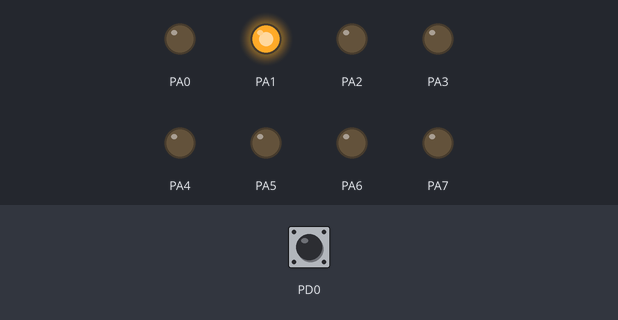
The program below on a simulated ATmega32, built with avr-gcc and emulated at 16 MHz (the files do not name the chip). Shown: output pins drawn as LEDs (lit = HIGH). The inputs (shaded band) are chosen by the test bench; at power-on: PD0 HIGH.

Above: at 0.2 s.
At 1.2 s:
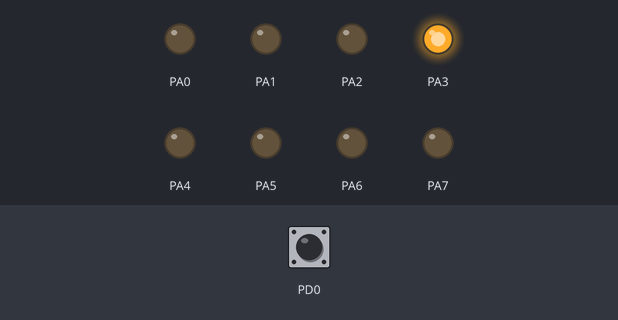
At 1.7 s:
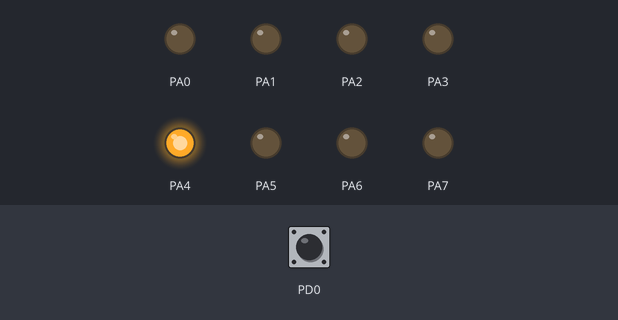
At 2.2 s:
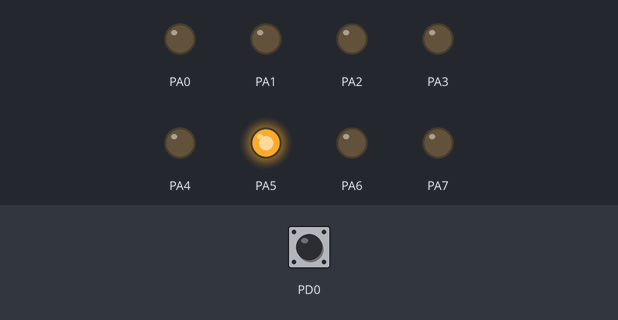
At 3.2 s:
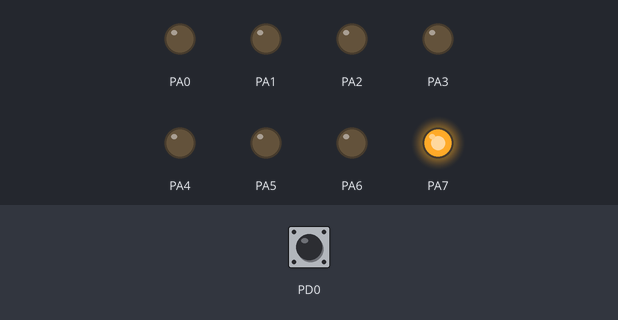
At 4.7 s:
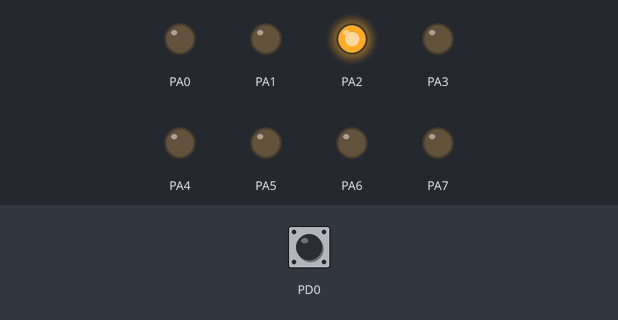
Timing chart, 0 to 5.2 s (numbered marks = the images above):
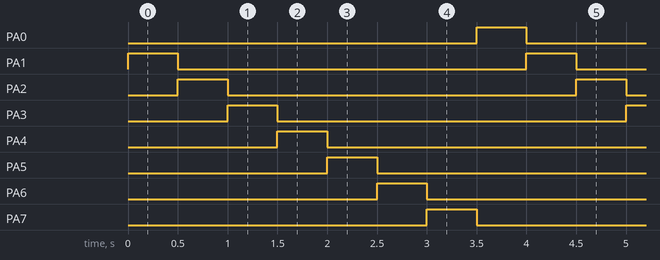

Measured:
- by itself, PA0–7: alternates HIGH for 0.50 s and LOW for 3.5 s
- by itself, everything shown: repeats every 4.0 s, in 8 steps

The program:

main.c
```c
/* **************************************************************************************
**       Author      :	Michael S. Ibrahim
**       Date        :	March 01, 2022
**       Version     :	V01
**       SWC         :	main
**       Description :	Lab1 Task1
** **************************************************************************************/
/* STD Headers */
#include <avr/io.h>
#include <util/delay.h>
#define F_CPU         16000000UL
#define SET_BIT(REG, BIT)       REG |=  (1<<BIT)
#define CLR_BIT(REG, BIT)       REG &= ~(1<<BIT)
#define GET_BIT(REG, BIT)       ((REG>>BIT)&1)

/* main Fn */
int main(int args, char** argv)
{
  /* Set direction */
  DDRA = 0xFF;
  CLR_BIT(DDRD, 0);
  /* Initialize */
  SET_BIT(PORTD, 0);
  PORTA = 0x01;
  while(1)
  {
    if(GET_BIT(PIND, 0) == 0)
    {
      PORTA = (PORTA >> 1) | (PORTA << 7);
    }/* if */
    else
    {
      PORTA = (PORTA << 1) | (PORTA >> 7);
    }/* else */
    _delay_ms(500);
  }/* while */

  return(0);/* indicate normal main termination */
}/* main */
```
